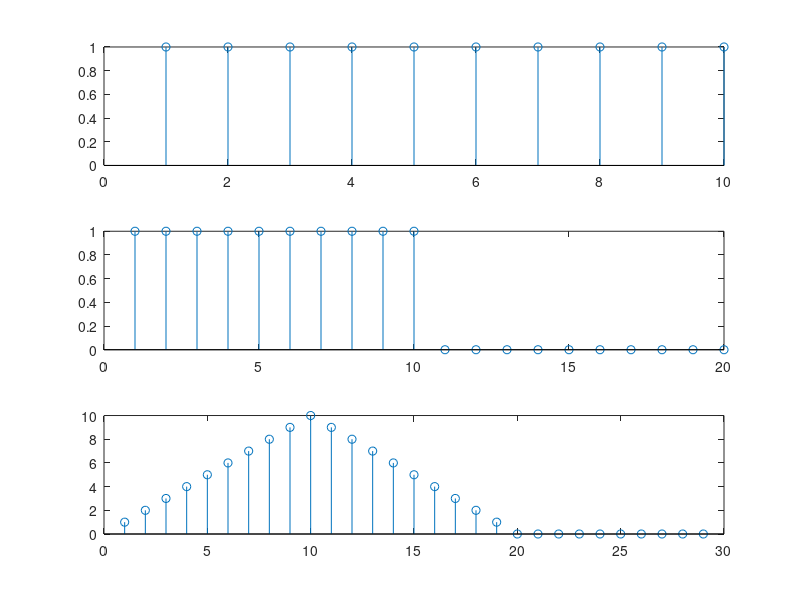

Write the MATLAB code that produced this figure.
for n = 1:10
    if n <= 20
        x(n) = 1;
    else
        x(n) = 0;
    end
end
t = 1:10;
figure(10);
subplot(3,1,1);
stem(t,x);

for n = 1:20
    if n <= 10
        v(n) = 1;
    else
        v(n) = 0;
    end
end
figure(10);
t = 1:20;
subplot(3,1,2);
stem(t,v);

subplot(3,1,3);
stem(conv(x,v));